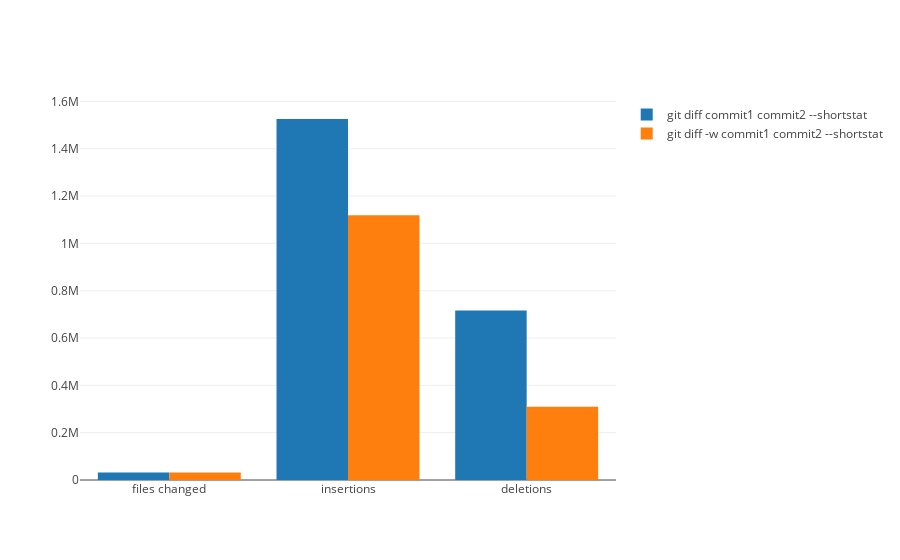

Here is the notebook cell this chart was saved with:
### Code cell
trace1 = go.Bar(
    x=['files changed', 'insertions', 'deletions'],
    y=[file_sum1, ins_sum1, del_sum1],
    name='git diff commit1 commit2 --shortstat'
)
trace2 = go.Bar(
    x=['files changed', 'insertions', 'deletions'],
    y=[file_sum2, ins_sum2, del_sum2],
    name='git diff -w commit1 commit2 --shortstat'
)

data = [trace1, trace2]
layout = go.Layout(
    barmode='group'
)

init_notebook_mode(connected=True)
fig = go.Figure(data=data, layout=layout)
iplot(fig, show_link=False)

### Figure 1 — Plotly figure (JSON) as saved in the notebook; plotly's stock layout.template omitted (floating-point values rounded to 4 significant figures)
{"data": [{"name": "git diff commit1 commit2 --shortstat", "type": "bar", "x": ["files changed", "insertions", "deletions"], "y": [31612, 1525764, 716378]}, {"name": "git diff -w commit1 commit2 --shortstat", "type": "bar", "x": ["files changed", "insertions", "deletions"], "y": [31612, 1118523, 309137]}], "layout": {"barmode": "group"}}
